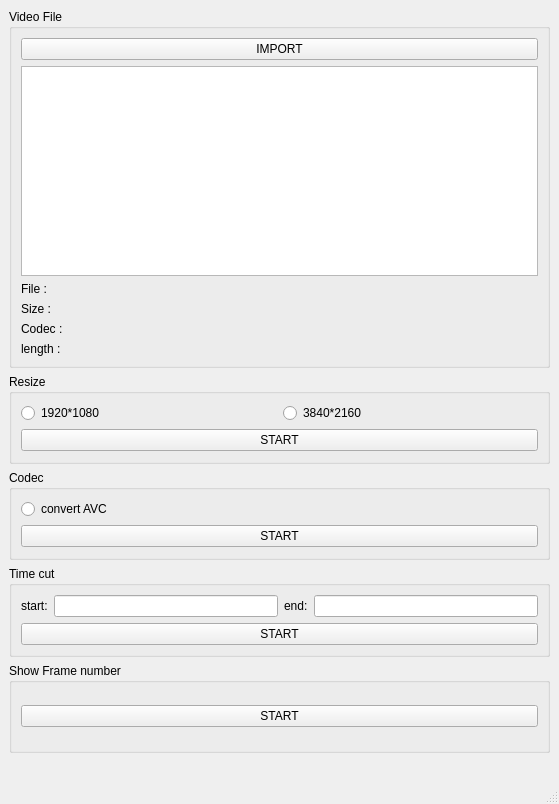
<?xml version="1.0" encoding="UTF-8"?>
<ui version="4.0">
 <class>MainWindow</class>
 <widget class="QMainWindow" name="MainWindow">
  <property name="geometry">
   <rect>
    <x>0</x>
    <y>0</y>
    <width>559</width>
    <height>804</height>
   </rect>
  </property>
  <property name="windowTitle">
   <string>MainWindow</string>
  </property>
  <widget class="QWidget" name="centralwidget">
   <layout class="QGridLayout" name="gridLayout_8">
    <item row="0" column="0">
     <layout class="QVBoxLayout" name="verticalLayout_2" stretch="4,1,1,1,1">
      <item>
       <widget class="QGroupBox" name="groupBox">
        <property name="styleSheet">
         <string notr="true">border-color: rgb(170, 170, 255);</string>
        </property>
        <property name="title">
         <string>Video File</string>
        </property>
        <layout class="QGridLayout" name="gridLayout">
         <item row="0" column="0">
          <layout class="QGridLayout" name="gridLayout_2" rowminimumheight="0,2,0,0,0,0">
           <item row="0" column="0">
            <widget class="QPushButton" name="pb_import">
             <property name="text">
              <string>IMPORT</string>
             </property>
            </widget>
           </item>
           <item row="5" column="0">
            <widget class="QLabel" name="lb_len">
             <property name="text">
              <string>length : </string>
             </property>
            </widget>
           </item>
           <item row="3" column="0">
            <widget class="QLabel" name="lb_size">
             <property name="text">
              <string>Size : </string>
             </property>
            </widget>
           </item>
           <item row="2" column="0">
            <widget class="QLabel" name="lb_file">
             <property name="text">
              <string>File : </string>
             </property>
            </widget>
           </item>
           <item row="4" column="0">
            <widget class="QLabel" name="lb_codec">
             <property name="text">
              <string>Codec : </string>
             </property>
            </widget>
           </item>
           <item row="1" column="0">
            <widget class="QListWidget" name="list_file">
             <property name="dragEnabled">
              <bool>true</bool>
             </property>
            </widget>
           </item>
          </layout>
         </item>
        </layout>
       </widget>
      </item>
      <item>
       <widget class="QGroupBox" name="groupBox_2">
        <property name="title">
         <string>Resize</string>
        </property>
        <layout class="QGridLayout" name="gridLayout_4">
         <item row="0" column="0">
          <layout class="QGridLayout" name="gridLayout_3">
           <item row="0" column="0">
            <layout class="QHBoxLayout" name="horizontalLayout">
             <item>
              <widget class="QRadioButton" name="radio_1920">
               <property name="text">
                <string>1920*1080</string>
               </property>
              </widget>
             </item>
             <item>
              <widget class="QRadioButton" name="radio_3840">
               <property name="text">
                <string>3840*2160</string>
               </property>
              </widget>
             </item>
            </layout>
           </item>
           <item row="1" column="0">
            <widget class="QPushButton" name="pb_size">
             <property name="text">
              <string>START</string>
             </property>
            </widget>
           </item>
          </layout>
         </item>
        </layout>
       </widget>
      </item>
      <item>
       <widget class="QGroupBox" name="groupBox_3">
        <property name="title">
         <string>Codec</string>
        </property>
        <layout class="QGridLayout" name="gridLayout_5">
         <item row="0" column="0">
          <layout class="QVBoxLayout" name="verticalLayout">
           <item>
            <widget class="QRadioButton" name="radio_avc">
             <property name="text">
              <string>convert AVC</string>
             </property>
            </widget>
           </item>
           <item>
            <widget class="QPushButton" name="pb_codec">
             <property name="text">
              <string>START</string>
             </property>
            </widget>
           </item>
          </layout>
         </item>
        </layout>
       </widget>
      </item>
      <item>
       <widget class="QGroupBox" name="groupBox_4">
        <property name="title">
         <string>Time cut</string>
        </property>
        <layout class="QGridLayout" name="gridLayout_6">
         <item row="0" column="0">
          <layout class="QVBoxLayout" name="verticalLayout_3" stretch="2,5">
           <item>
            <layout class="QHBoxLayout" name="horizontalLayout_2">
             <item>
              <widget class="QLabel" name="label_5">
               <property name="text">
                <string>start:</string>
               </property>
              </widget>
             </item>
             <item>
              <widget class="QLineEdit" name="line_start"/>
             </item>
             <item>
              <widget class="QLabel" name="label_6">
               <property name="text">
                <string>end:</string>
               </property>
              </widget>
             </item>
             <item>
              <widget class="QLineEdit" name="line_end"/>
             </item>
            </layout>
           </item>
           <item>
            <widget class="QPushButton" name="pb_time">
             <property name="text">
              <string>START</string>
             </property>
            </widget>
           </item>
          </layout>
         </item>
        </layout>
       </widget>
      </item>
      <item>
       <widget class="QGroupBox" name="groupBox_5">
        <property name="title">
         <string>Show Frame number </string>
        </property>
        <layout class="QGridLayout" name="gridLayout_7">
         <item row="0" column="0">
          <layout class="QVBoxLayout" name="verticalLayout_4">
           <item>
            <widget class="QPushButton" name="pb_frame">
             <property name="text">
              <string>START</string>
             </property>
            </widget>
           </item>
          </layout>
         </item>
        </layout>
       </widget>
      </item>
     </layout>
    </item>
    <item row="1" column="0">
     <widget class="QLabel" name="lb_done">
      <property name="text">
       <string/>
      </property>
     </widget>
    </item>
   </layout>
  </widget>
  <widget class="QMenuBar" name="menubar">
   <property name="geometry">
    <rect>
     <x>0</x>
     <y>0</y>
     <width>559</width>
     <height>22</height>
    </rect>
   </property>
  </widget>
  <widget class="QStatusBar" name="statusbar"/>
 </widget>
 <resources/>
 <connections/>
</ui>
